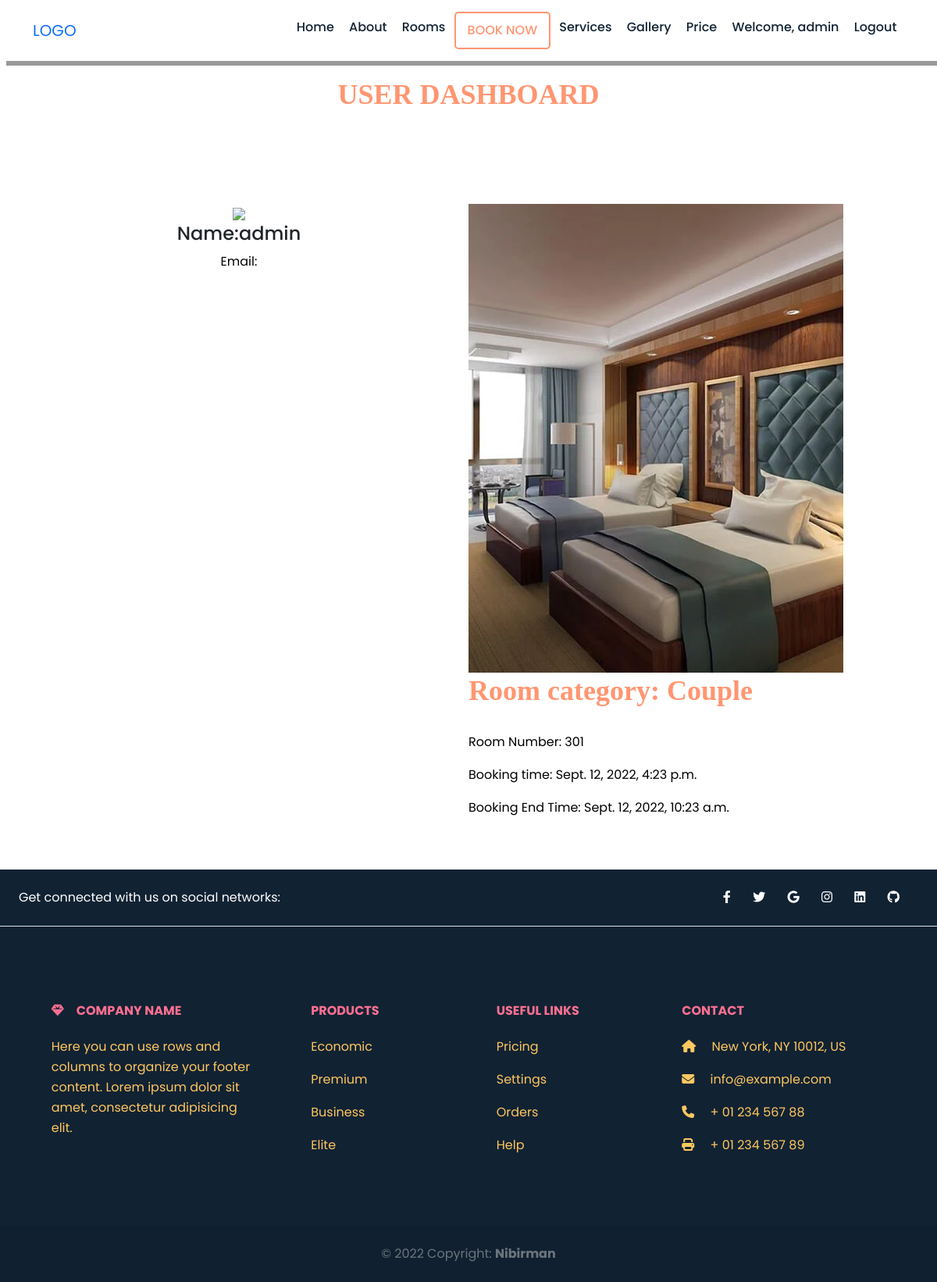
The page /profile/ (signed in) on the database as committed earlier.
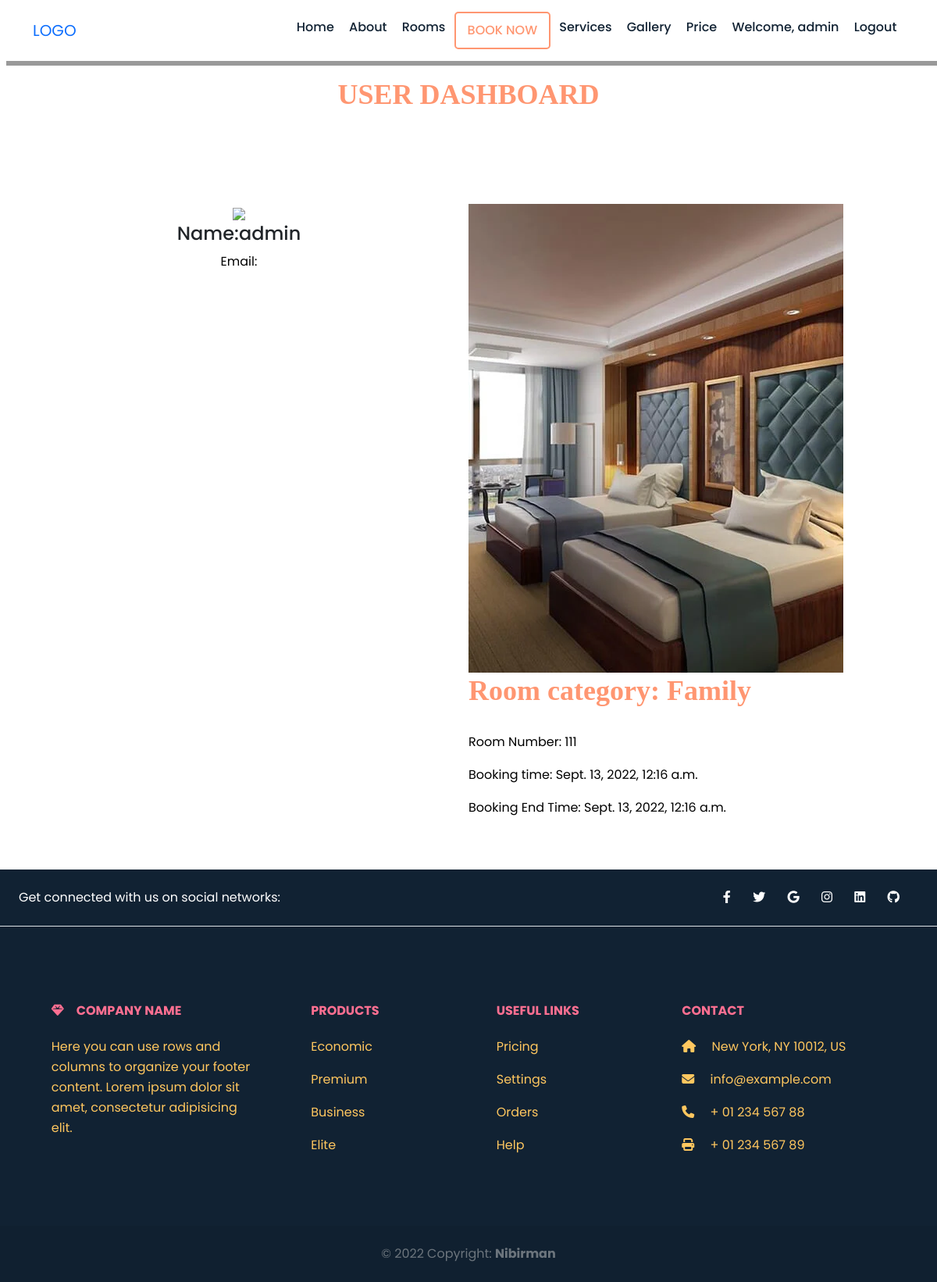
The same page on the database as committed later.
### hotel/models.py (models this page shows, shortened)
class Booking(models.Model):
    user = models.ForeignKey(settings.AUTH_USER_MODEL, on_delete=models.CASCADE, null=True, blank=True)
    room = models.ForeignKey(Room,on_delete=models.CASCADE)
    complete=models.BooleanField(default=False)
    Name = models.CharField(max_length=100, null=True)
    email = models.CharField(max_length=100, null=True)
    address_type = models.CharField(max_length=200, null=True)
    phone = models.CharField(max_length=14, null=True)
    starttime = models.DateTimeField(default=datetime.now())
    endtime = models.DateTimeField(default=datetime.now())
    def __str__(self):
        return self.user.username

class Room(models.Model):
     name = models.CharField(max_length=200, null=True)
     room_number = models.PositiveIntegerField()
     price = models.FloatField()
     short_desc=models.CharField(max_length=200, null=True)
     long_desc=models.TextField()
     category = models.ForeignKey(Category, on_delete=models.CASCADE)
     image = models.ImageField(upload_to='images/room', null=True, blank=True)
     gallery = models.ManyToManyField(Gallery, blank=True,related_name="product_img")
     booked=models.BooleanField(default=False)
     type = models.CharField(max_length=100)
     capacity =  models.IntegerField()
     beds =  models.IntegerField()

class Category(models.Model):
    name=models.CharField(max_length=100, null=True)
    image = models.ImageField(upload_to ='images/category', null=True, blank=True)

### hotel/views.py (the view)
# urls.py: path('profile/', views.Profile, name='profile'),
@login_required
def Profile(request):
    user = request.user
    print(user)
    booked = Booking.objects.filter(user=request.user).order_by('-id')[:1]
    print(booked)
    context = {'booked': booked, 'user': user}
    return render(request, 'User.html', context)

### templates/User.html (shortened to what the changed rows need)
{% load static %}
{% include "navbar.html" %}
    {% block content %}
       <section id="user" class="user_wrapper mt-5">
        <div class="container-fluid">
      <div class="row m-0">
        <div class="row flex-lg-row flex-column-reverse">
            {% for book in booked %}
          <div class="col-lg-6 text-center text-lg-start">
            <img src={% static "images/images/room/room1.webp" %} class="user_room img-fluid" alt="">
            <h3>Room category: {{ book.room.category.name}}</h3>
            <p>Room Number: {{book.room.room_number}}</p>
            <p>Booking time: {{book.starttime}}</p>
            <p>Booking End Time: {{book.endtime}}</p>
          </div>
            {% endfor %}
          </div>
      </div>
    </div>
       </section>
</body>
</html>
{% endblock %}

Rows that differ between the two databases and show on the page:
removed Booking: room.category.name "Couple", room.room_number "301", starttime "Sept. 12, 2022, 4:23 p.m.", endtime "Sept. 12, 2022, 10:23 a.m."
added Booking: room.category.name "Family", room.room_number "111", starttime "Sept. 13, 2022, 12:16 a.m.", endtime "Sept. 13, 2022, 12:16 a.m."
